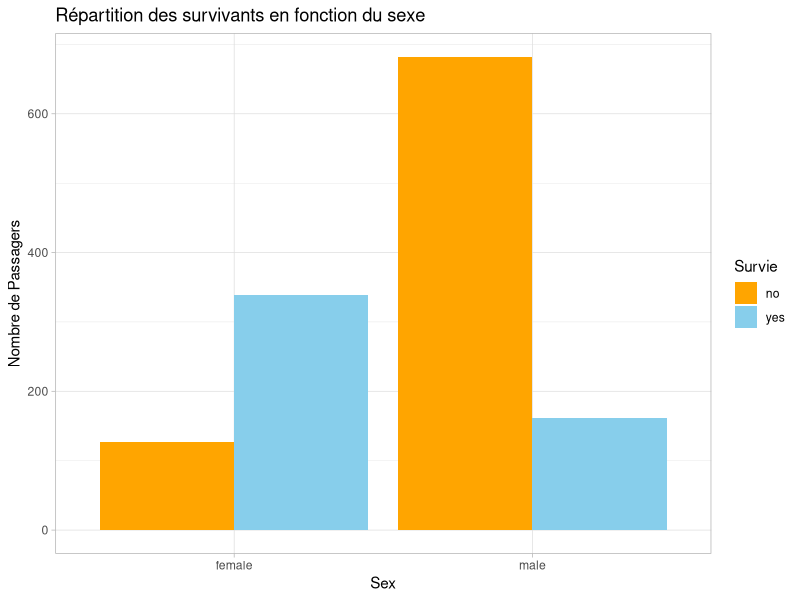
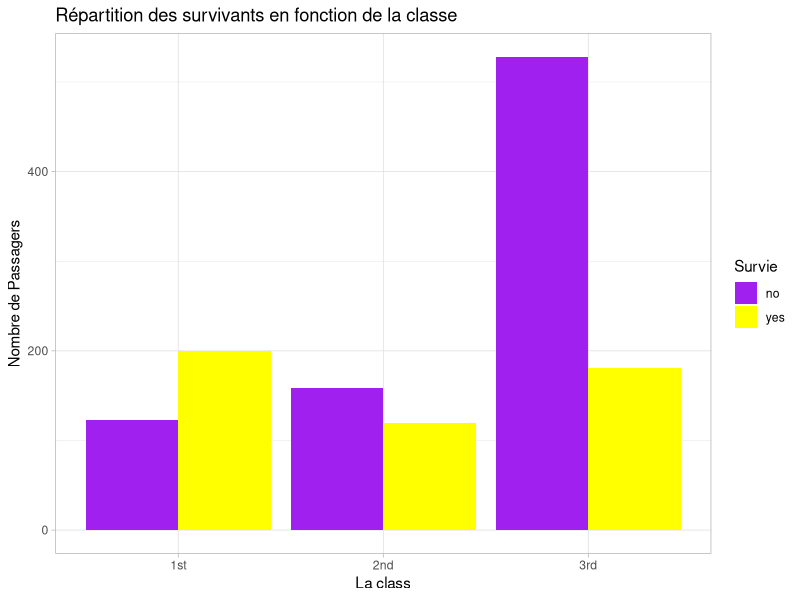
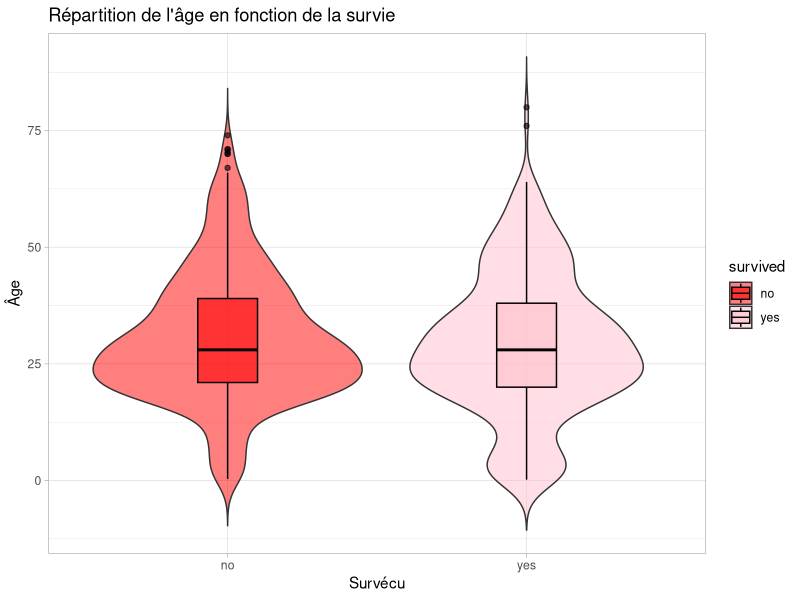

These figures' R source, in order:
## ---- chunk 1
knitr::opts_chunk$set(echo = TRUE)
## ---- chunk 2
library(carData)
data("TitanicSurvival")
## ---- chunk 3

head(TitanicSurvival)
summary(TitanicSurvival)
## ---- chunk 4
library(ggplot2)
ggplot(TitanicSurvival, aes(x = sex, fill = survived)) +
  geom_bar(position = "dodge") +
  labs(
    title = "Répartition des survivants en fonction du sexe",
    x = "Sex",
    y = "Nombre de Passagers",
    fill = "Survie"
  ) +
  scale_fill_manual(values = c("no" = "orange", "yes" = "skyblue")) +  
  theme_light()
## ---- chunk 5
library(ggplot2)
ggplot(TitanicSurvival, aes(x = passengerClass, fill = survived)) +
  geom_bar(position = "dodge") +
  labs(
    title = "Répartition des survivants en fonction de la classe",
    x = "La class",
    y = "Nombre de Passagers",
    fill = "Survie"
  ) +
  scale_fill_manual(values = c("no" = "purple", "yes" = "yellow")) + 
  theme_light()
## ---- chunk 6
ggplot(TitanicSurvival, aes(x = survived, y = age, fill = survived)) +
  geom_violin(trim = FALSE, alpha = 0.5) +  # Violin plot avec un peu de transparence
  geom_boxplot(width = 0.2, color = "black", alpha = 0.6) +  # Boxplot à l'intérieur du violin
  labs(
    title = "Répartition de l'âge en fonction de la survie",
    x = "Survécu",
    y = "Âge"
  ) +
  scale_fill_manual(values = c("no" = "red", "yes" = "pink")) +  # couleurs personnalisées
  theme_light()

